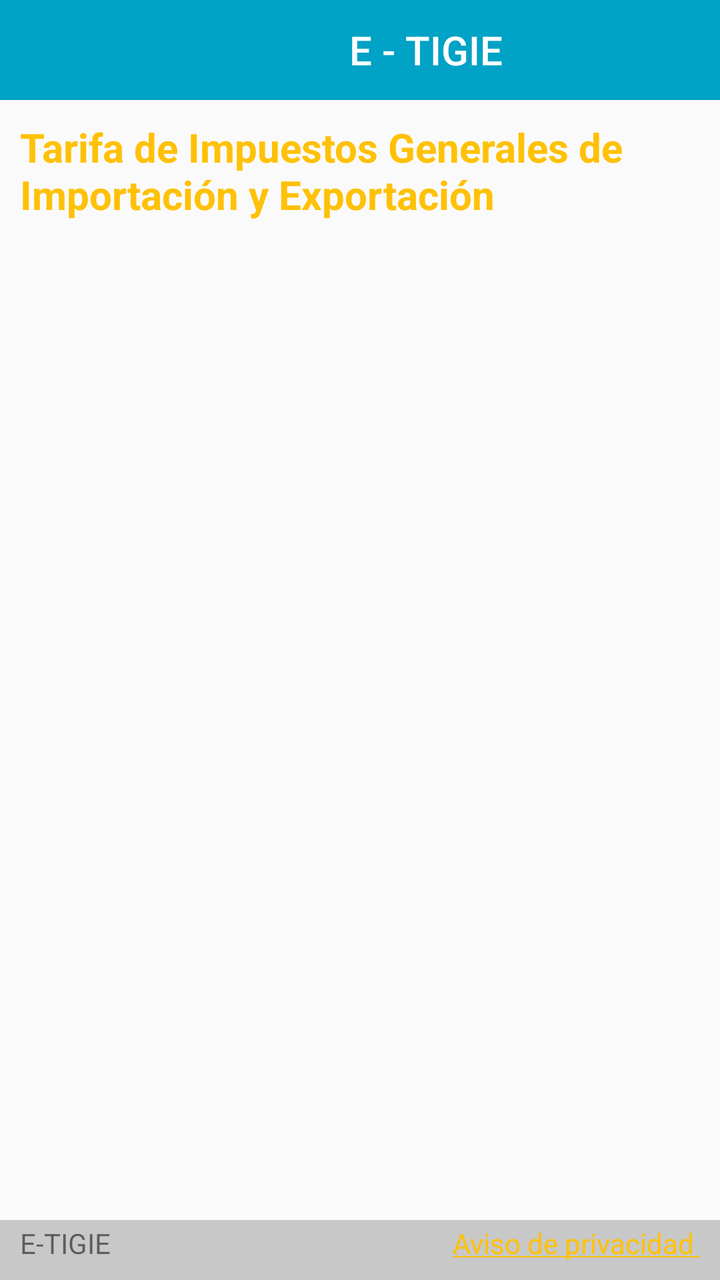
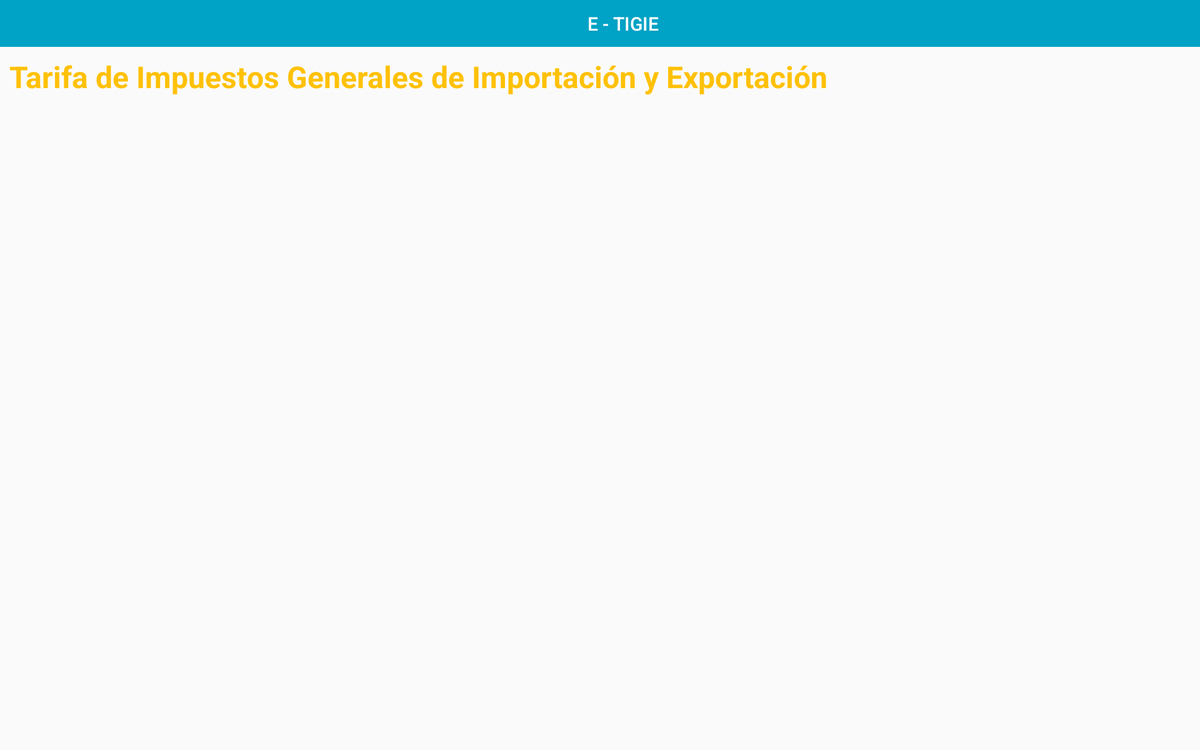

An Android layout and its configuration variant, each rendered on a device that would load it. The default file and the variant file are quoted in full after the pictures.
<!-- AndroidManifest.xml: application theme AppTheme -->
<!-- res/layout/activity_main.xml -->
<?xml version="1.0" encoding="utf-8"?>
<RelativeLayout
    xmlns:android="http://schemas.android.com/apk/res/android"
    xmlns:tools="http://schemas.android.com/tools"
    xmlns:app="http://schemas.android.com/apk/res-auto"
    android:layout_width="match_parent"
    android:layout_height="match_parent"
    android:fitsSystemWindows="true"
    tools:context="com.example.sistemascasa.tigie.activities.MainActivity" >
    <include android:id="@+id/miActionBar"
        layout="@layout/actionbar" >
    </include>

    <TextView
        android:layout_width="match_parent"
        android:layout_height="wrap_content"
        android:id="@+id/tvTigies"
        android:text="@string/tigies"
        android:textStyle="bold"
        style="@style/styleChapituloCode"
        android:layout_below="@+id/miActionBar"
        android:layout_marginLeft="10dp"
        android:layout_marginBottom="10dp"
        android:layout_alignParentRight="true"
        android:layout_alignParentEnd="true"
        android:layout_marginTop="10dp"
        android:textSize="@dimen/text_chapters"/>

    <androidx.recyclerview.widget.RecyclerView
        android:id="@+id/rvTigies"
        android:layout_below="@+id/tvTigies"
        android:layout_width="match_parent"
        android:layout_marginBottom="40dp"
        android:layout_height="match_parent">
    </androidx.recyclerview.widget.RecyclerView>

    <include layout="@layout/footer" />



</RelativeLayout>
<!-- res/layout/actionbar.xml (included above) -->
<?xml version="1.0" encoding="utf-8"?>
<androidx.appcompat.widget.Toolbar
    xmlns:android="http://schemas.android.com/apk/res/android"
    xmlns:app="http://schemas.android.com/apk/res-auto"
    xmlns:tools="http://schemas.android.com/tools"
    android:id="@+id/toolbar"
    android:layout_width="match_parent"
    android:layout_height="50dp"
    android:background="?attr/colorPrimary"
    app:layout_scrollFlags="scroll|enterAlways"

    tools:context=".activities.MainActivity"
    >

    <ImageView
        android:id="@+id/toolbar_image"
        android:layout_width="50dp"
        android:layout_height="wrap_content"
        android:src="@drawable/z_logo_sistemascasa"
        android:textColor="@android:color/white"
        style="@style/TextAppearance.AppCompat.Widget.ActionBar.Title"
        />


    <TextView
        android:id="@+id/toolbar_title"
        android:layout_width="match_parent"
        android:layout_height="wrap_content"
        android:text="E - TIGIE"
        android:textColor="@android:color/white"

        style="@style/TextAppearance.AppCompat.Widget.ActionBar.Title"
        android:gravity="center_horizontal"
        />

</androidx.appcompat.widget.Toolbar>
<!-- res/layout/footer.xml (included above) -->
<?xml version="1.0" encoding="utf-8"?>
<FrameLayout
    xmlns:android="http://schemas.android.com/apk/res/android"
    android:layout_width="match_parent"
    android:layout_alignParentStart="true"
    android:layout_alignParentBottom="true"
    android:layout_height="wrap_content"
    android:layout_alignParentLeft="true">

    <RelativeLayout
        android:id="@+id/footer"
        android:layout_width="match_parent"
        android:layout_height="30dp"
        android:layout_gravity="center_horizontal"
        android:layout_alignParentStart="true"
        android:layout_alignParentBottom="true"
        android:background="@color/design_default_color_on_primary"
        android:layout_alignParentLeft="true">

        <TableLayout
            android:layout_width="match_parent"
            android:layout_height="match_parent"
            android:background="@color/cardview_shadow_start_color"
            android:orientation="horizontal">
            <TableRow
                android:layout_width="match_parent"
                android:gravity="center_horizontal"
                android:layout_marginTop="2dp"
                android:layout_marginBottom="2dp"
                android:layout_height="match_parent" >
                <TextView
                    android:layout_width="wrap_content"
                    android:layout_height="match_parent"
                    android:layout_weight="0.4"
                    android:layout_marginLeft="10dp"
                    android:text="E-TIGIE"/>

                <TextView
                    android:layout_width="wrap_content"
                    android:layout_height="match_parent"
                    android:layout_weight="1"
                    android:layout_gravity="right"
                    android:gravity="right"
                    android:id="@+id/tvFooterArco"
                    android:layout_marginRight="10dp"
                    android:layout_marginLeft="10dp"
                    android:onClick="onClickAviso"
                    android:text="@string/hyperlink"/>
            </TableRow>

        </TableLayout>


    </RelativeLayout>


</FrameLayout>
<!-- resources referenced by this layout -->
<resources>
  <dimen name="text_chapters">20sp</dimen>
  <string name="hyperlink"><a href="https://e-casa.com.mx/avisos/AVISO_DE_PRIVACIDAD_E-TIGIE_M%C3%93VIL.html">Aviso de privacidad </a></string>
  <string name="tigies">Tarifa de Impuestos Generales de Importación y Exportación</string>
  <style name="styleChapituloCode" parent="Theme.AppCompat.Light">
          <item name="android:textColor">@color/colorAccent</item>
      </style>
  <style name="AppTheme" parent="Theme.AppCompat.Light.NoActionBar">
          
          <item name="colorPrimary">@color/colorPrimary</item>
          <item name="colorPrimaryDark">@color/colorPrimaryDark</item>
          <item name="colorAccent">@color/colorAccent</item>
          <item name="windowActionBar">false</item>
          <item name="windowNoTitle">true</item>
      </style>
  <color name="colorAccent">#FFC107</color>
  <color name="colorPrimary">#00a2c5</color>
  <color name="colorPrimaryDark">#2c5a6c</color>
</resources>
<!-- res/layout-xlarge/activity_main.xml (the author's variant of the layout above) -->
<!-- drawn on a large tablet held sideways -->
<?xml version="1.0" encoding="utf-8"?>
<RelativeLayout
    xmlns:android="http://schemas.android.com/apk/res/android"
    xmlns:tools="http://schemas.android.com/tools"
    xmlns:app="http://schemas.android.com/apk/res-auto"
    android:layout_width="match_parent"
    android:layout_height="match_parent"
    android:fitsSystemWindows="true"
    tools:context="com.example.sistemascasa.tigie.activities.MainActivity" >
    <include android:id="@+id/miActionBar"
        layout="@layout/actionbar">
    </include>

    <TextView
        android:layout_width="match_parent"
        android:layout_height="wrap_content"
        android:id="@+id/tvTigies"
        android:text="@string/tigies"
        android:textStyle="bold"
        style="@style/styleChapituloCode"
        android:layout_below="@+id/miActionBar"
        android:layout_marginLeft="10dp"
        android:layout_marginBottom="10dp"
        android:layout_alignParentRight="true"
        android:layout_alignParentEnd="true"
        android:layout_marginTop="10dp"
        android:textSize="@dimen/subtituloTablet"/>

    <androidx.recyclerview.widget.RecyclerView
        android:id="@+id/rvTigies"
        android:layout_below="@+id/tvTigies"
        android:layout_width="match_parent"
        android:layout_height="match_parent">
    </androidx.recyclerview.widget.RecyclerView>


</RelativeLayout>
<!-- resources referenced by the variant -->
<!-- as a large tablet held sideways resolves them -->
<resources>
  <dimen name="subtituloTablet">32dp</dimen>
  <string name="tigies">Tarifa de Impuestos Generales de Importación y Exportación</string>
  <style name="styleChapituloCode" parent="Theme.AppCompat.Light">
          <item name="android:textColor">@color/colorAccent</item>
      </style>
  <style name="AppTheme" parent="Theme.AppCompat.Light.NoActionBar">
          
          <item name="colorPrimary">@color/colorPrimary</item>
          <item name="colorPrimaryDark">@color/colorPrimaryDark</item>
          <item name="colorAccent">@color/colorAccent</item>
          <item name="windowActionBar">false</item>
          <item name="windowNoTitle">true</item>
      </style>
  <color name="colorAccent">#FFC107</color>
  <color name="colorPrimary">#00a2c5</color>
  <color name="colorPrimaryDark">#2c5a6c</color>
</resources>
